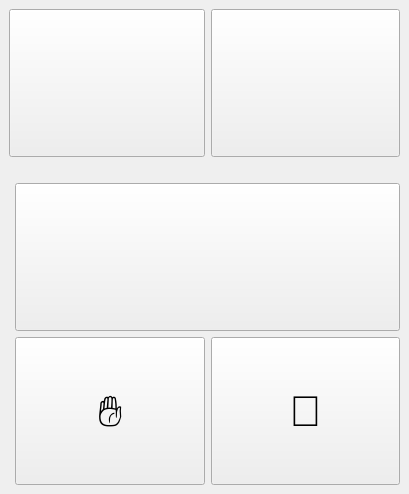
<?xml version="1.0" encoding="UTF-8"?>
<ui version="4.0">
 <class>MainWindow</class>
 <widget class="QMainWindow" name="MainWindow">
  <property name="geometry">
   <rect>
    <x>0</x>
    <y>0</y>
    <width>409</width>
    <height>494</height>
   </rect>
  </property>
  <property name="windowTitle">
   <string>MainWindow</string>
  </property>
  <widget class="QWidget" name="centralwidget">
   <layout class="QGridLayout" name="gridLayout">
    <item row="0" column="0" colspan="2">
     <widget class="QPushButton" name="btn_pc_2">
      <property name="sizePolicy">
       <sizepolicy hsizetype="Expanding" vsizetype="Expanding">
        <horstretch>0</horstretch>
        <verstretch>0</verstretch>
       </sizepolicy>
      </property>
     </widget>
    </item>
    <item row="6" column="1">
     <widget class="QPushButton" name="btn_palm">
      <property name="sizePolicy">
       <sizepolicy hsizetype="Expanding" vsizetype="Expanding">
        <horstretch>0</horstretch>
        <verstretch>0</verstretch>
       </sizepolicy>
      </property>
      <property name="font">
       <font>
        <pointsize>32</pointsize>
       </font>
      </property>
      <property name="text">
       <string>✋</string>
      </property>
     </widget>
    </item>
    <item row="0" column="2">
     <widget class="QPushButton" name="btn_pc_1">
      <property name="sizePolicy">
       <sizepolicy hsizetype="Expanding" vsizetype="Expanding">
        <horstretch>0</horstretch>
        <verstretch>0</verstretch>
       </sizepolicy>
      </property>
     </widget>
    </item>
    <item row="6" column="2">
     <widget class="QPushButton" name="btn_on_hand">
      <property name="sizePolicy">
       <sizepolicy hsizetype="Expanding" vsizetype="Expanding">
        <horstretch>0</horstretch>
        <verstretch>0</verstretch>
       </sizepolicy>
      </property>
      <property name="font">
       <font>
        <pointsize>32</pointsize>
       </font>
      </property>
      <property name="text">
       <string>🤚</string>
      </property>
     </widget>
    </item>
    <item row="3" column="1" colspan="2">
     <widget class="QPushButton" name="btn_player">
      <property name="sizePolicy">
       <sizepolicy hsizetype="Expanding" vsizetype="Expanding">
        <horstretch>0</horstretch>
        <verstretch>0</verstretch>
       </sizepolicy>
      </property>
     </widget>
    </item>
    <item row="1" column="1" rowspan="2" colspan="2">
     <widget class="QLabel" name="text">
      <property name="sizePolicy">
       <sizepolicy hsizetype="Expanding" vsizetype="Expanding">
        <horstretch>0</horstretch>
        <verstretch>0</verstretch>
       </sizepolicy>
      </property>
      <property name="alignment">
       <set>Qt::AlignCenter</set>
      </property>
     </widget>
    </item>
   </layout>
  </widget>
 </widget>
 <resources/>
 <connections/>
</ui>
